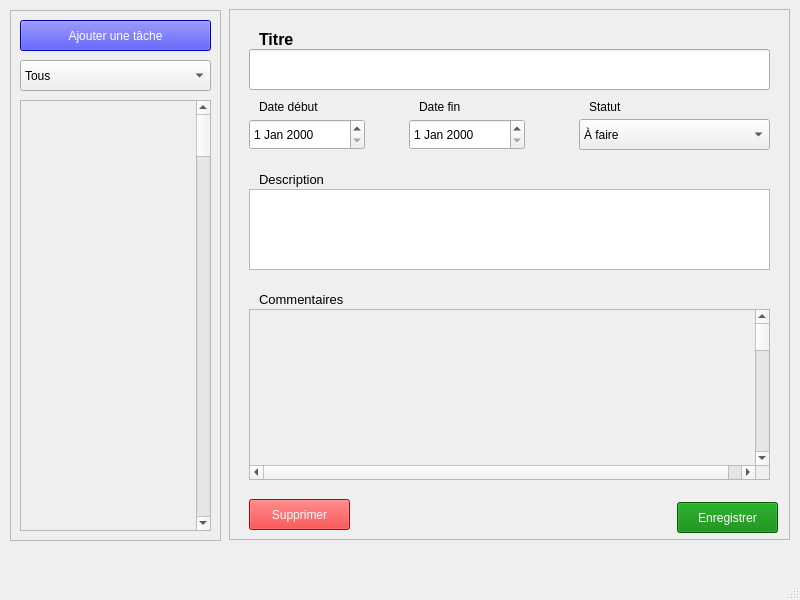
<?xml version="1.0" encoding="UTF-8"?>
<ui version="4.0">
 <class>MainWindow</class>
 <widget class="QMainWindow" name="MainWindow">
  <property name="geometry">
   <rect>
    <x>0</x>
    <y>0</y>
    <width>800</width>
    <height>600</height>
   </rect>
  </property>
  <property name="windowTitle">
   <string>MainWindow</string>
  </property>
  <widget class="QWidget" name="centralwidget">
   <widget class="QFrame" name="frame">
    <property name="geometry">
     <rect>
      <x>10</x>
      <y>10</y>
      <width>211</width>
      <height>531</height>
     </rect>
    </property>
    <property name="frameShape">
     <enum>QFrame::Shape::StyledPanel</enum>
    </property>
    <property name="frameShadow">
     <enum>QFrame::Shadow::Raised</enum>
    </property>
    <widget class="QComboBox" name="filterStatus">
     <property name="geometry">
      <rect>
       <x>10</x>
       <y>50</y>
       <width>191</width>
       <height>31</height>
      </rect>
     </property>
     <property name="editable">
      <bool>false</bool>
     </property>
     <property name="currentText">
      <string notr="true" comment="Filtrer" extracomment="Filtrer">Tous</string>
     </property>
     <property name="placeholderText">
      <string notr="true" comment="Filtrer" extracomment="Filtrer"/>
     </property>
     <item>
      <property name="text">
       <string>Tous</string>
      </property>
     </item>
     <item>
      <property name="text">
       <string>À faire</string>
      </property>
     </item>
     <item>
      <property name="text">
       <string>En cours</string>
      </property>
     </item>
     <item>
      <property name="text">
       <string>Réalisé</string>
      </property>
     </item>
     <item>
      <property name="text">
       <string>Abandonné</string>
      </property>
     </item>
     <item>
      <property name="text">
       <string>En attente</string>
      </property>
     </item>
    </widget>
    <widget class="QPushButton" name="create">
     <property name="geometry">
      <rect>
       <x>10</x>
       <y>10</y>
       <width>191</width>
       <height>31</height>
      </rect>
     </property>
     <property name="styleSheet">
      <string notr="true">background-color:blue; color: white</string>
     </property>
     <property name="text">
      <string>Ajouter une tâche</string>
     </property>
    </widget>
    <widget class="QScrollArea" name="scrollArea">
     <property name="geometry">
      <rect>
       <x>10</x>
       <y>90</y>
       <width>191</width>
       <height>431</height>
      </rect>
     </property>
     <property name="widgetResizable">
      <bool>true</bool>
     </property>
     <widget class="QWidget" name="verticalLayout_1">
      <property name="geometry">
       <rect>
        <x>0</x>
        <y>0</y>
        <width>177</width>
        <height>16777215</height>
       </rect>
      </property>
      <property name="minimumSize">
       <size>
        <width>0</width>
        <height>16777215</height>
       </size>
      </property>
      <property name="maximumSize">
       <size>
        <width>16777215</width>
        <height>16777215</height>
       </size>
      </property>
      <layout class="QVBoxLayout" name="verticalLayout_3"/>
     </widget>
    </widget>
   </widget>
   <widget class="QFrame" name="frame_2">
    <property name="geometry">
     <rect>
      <x>229</x>
      <y>9</y>
      <width>561</width>
      <height>531</height>
     </rect>
    </property>
    <property name="frameShape">
     <enum>QFrame::Shape::StyledPanel</enum>
    </property>
    <property name="frameShadow">
     <enum>QFrame::Shadow::Raised</enum>
    </property>
    <widget class="QLineEdit" name="selectedTitle">
     <property name="geometry">
      <rect>
       <x>20</x>
       <y>40</y>
       <width>521</width>
       <height>41</height>
      </rect>
     </property>
     <property name="font">
      <font>
       <pointsize>20</pointsize>
      </font>
     </property>
     <property name="styleSheet">
      <string notr="true"/>
     </property>
     <property name="text">
      <string comment="Titre" extracomment="Titre"/>
     </property>
     <property name="placeholderText">
      <string notr="true" comment="Titre" extracomment="Titre"/>
     </property>
    </widget>
    <widget class="QPlainTextEdit" name="selectedDescription">
     <property name="geometry">
      <rect>
       <x>20</x>
       <y>180</y>
       <width>521</width>
       <height>81</height>
      </rect>
     </property>
    </widget>
    <widget class="QLabel" name="selectedDate_3">
     <property name="geometry">
      <rect>
       <x>150</x>
       <y>110</y>
       <width>21</width>
       <height>30</height>
      </rect>
     </property>
     <property name="font">
      <font>
       <pointsize>12</pointsize>
      </font>
     </property>
     <property name="text">
      <string/>
     </property>
     <property name="alignment">
      <set>Qt::AlignmentFlag::AlignCenter</set>
     </property>
    </widget>
    <widget class="QDateEdit" name="selectedStartDate">
     <property name="geometry">
      <rect>
       <x>20</x>
       <y>110</y>
       <width>116</width>
       <height>31</height>
      </rect>
     </property>
    </widget>
    <widget class="QLabel" name="label">
     <property name="geometry">
      <rect>
       <x>30</x>
       <y>90</y>
       <width>71</width>
       <height>16</height>
      </rect>
     </property>
     <property name="text">
      <string>Date début</string>
     </property>
    </widget>
    <widget class="QLabel" name="label_2">
     <property name="geometry">
      <rect>
       <x>190</x>
       <y>90</y>
       <width>71</width>
       <height>16</height>
      </rect>
     </property>
     <property name="text">
      <string>Date fin</string>
     </property>
    </widget>
    <widget class="QDateEdit" name="selectedEndDate">
     <property name="geometry">
      <rect>
       <x>180</x>
       <y>110</y>
       <width>116</width>
       <height>31</height>
      </rect>
     </property>
    </widget>
    <widget class="QComboBox" name="selecteStatus">
     <property name="geometry">
      <rect>
       <x>350</x>
       <y>110</y>
       <width>191</width>
       <height>31</height>
      </rect>
     </property>
     <property name="editable">
      <bool>false</bool>
     </property>
     <property name="currentText">
      <string notr="true" comment="Filtrer" extracomment="Filtrer">À faire</string>
     </property>
     <property name="placeholderText">
      <string notr="true" comment="Filtrer" extracomment="Filtrer"/>
     </property>
     <item>
      <property name="text">
       <string>À faire</string>
      </property>
     </item>
     <item>
      <property name="text">
       <string>En cours</string>
      </property>
     </item>
     <item>
      <property name="text">
       <string>Réalisé</string>
      </property>
     </item>
     <item>
      <property name="text">
       <string>Abandonné</string>
      </property>
     </item>
     <item>
      <property name="text">
       <string>En attente</string>
      </property>
     </item>
    </widget>
    <widget class="QLabel" name="label_3">
     <property name="geometry">
      <rect>
       <x>360</x>
       <y>90</y>
       <width>71</width>
       <height>16</height>
      </rect>
     </property>
     <property name="text">
      <string>Statut</string>
     </property>
    </widget>
    <widget class="QPushButton" name="save">
     <property name="geometry">
      <rect>
       <x>448</x>
       <y>493</y>
       <width>101</width>
       <height>31</height>
      </rect>
     </property>
     <property name="styleSheet">
      <string notr="true">background-color: green; color:white</string>
     </property>
     <property name="text">
      <string>Enregistrer</string>
     </property>
    </widget>
    <widget class="QPushButton" name="delete_2">
     <property name="geometry">
      <rect>
       <x>20</x>
       <y>490</y>
       <width>101</width>
       <height>31</height>
      </rect>
     </property>
     <property name="styleSheet">
      <string notr="true">background-color:red; color:white</string>
     </property>
     <property name="text">
      <string>Supprimer</string>
     </property>
    </widget>
    <widget class="QScrollArea" name="scrollArea_2">
     <property name="geometry">
      <rect>
       <x>20</x>
       <y>300</y>
       <width>521</width>
       <height>171</height>
      </rect>
     </property>
     <property name="widgetResizable">
      <bool>true</bool>
     </property>
     <widget class="QWidget" name="verticalLayout_2">
      <property name="geometry">
       <rect>
        <x>0</x>
        <y>0</y>
        <width>519</width>
        <height>16777215</height>
       </rect>
      </property>
      <property name="minimumSize">
       <size>
        <width>519</width>
        <height>16777215</height>
       </size>
      </property>
      <property name="styleSheet">
       <string notr="true"/>
      </property>
      <layout class="QVBoxLayout" name="verticalLayout">
       <item>
        <widget class="QPushButton" name="createComment">
         <property name="text">
          <string>Créer un commentaire</string>
         </property>
        </widget>
       </item>
      </layout>
     </widget>
    </widget>
    <widget class="QLabel" name="label_4">
     <property name="geometry">
      <rect>
       <x>30</x>
       <y>20</y>
       <width>161</width>
       <height>21</height>
      </rect>
     </property>
     <property name="font">
      <font>
       <pointsize>12</pointsize>
       <bold>true</bold>
      </font>
     </property>
     <property name="text">
      <string>Titre</string>
     </property>
    </widget>
    <widget class="QLabel" name="label_5">
     <property name="geometry">
      <rect>
       <x>30</x>
       <y>160</y>
       <width>161</width>
       <height>21</height>
      </rect>
     </property>
     <property name="font">
      <font>
       <pointsize>10</pointsize>
       <bold>false</bold>
      </font>
     </property>
     <property name="text">
      <string>Description</string>
     </property>
    </widget>
    <widget class="QLabel" name="label_6">
     <property name="geometry">
      <rect>
       <x>30</x>
       <y>280</y>
       <width>161</width>
       <height>21</height>
      </rect>
     </property>
     <property name="font">
      <font>
       <pointsize>10</pointsize>
       <bold>false</bold>
      </font>
     </property>
     <property name="text">
      <string>Commentaires</string>
     </property>
    </widget>
   </widget>
  </widget>
  <widget class="QMenuBar" name="menubar">
   <property name="geometry">
    <rect>
     <x>0</x>
     <y>0</y>
     <width>800</width>
     <height>33</height>
    </rect>
   </property>
  </widget>
  <widget class="QStatusBar" name="statusbar"/>
 </widget>
 <resources/>
 <connections/>
</ui>
